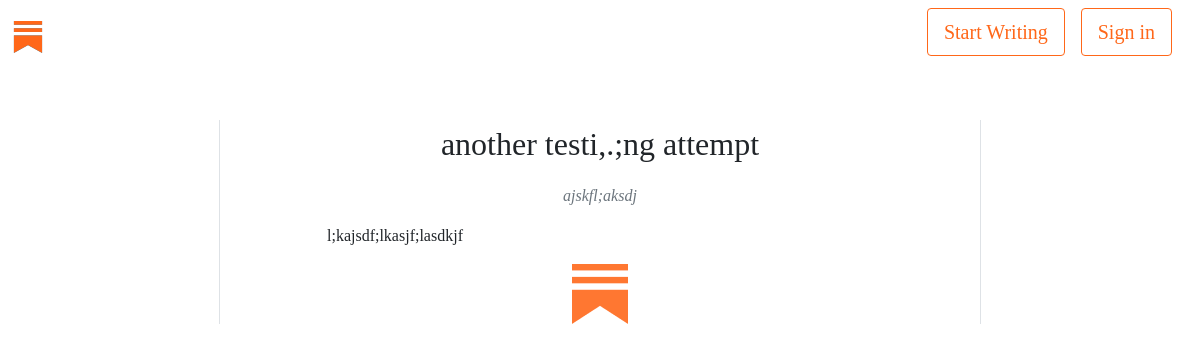
/articles/another-testing-attempt/, run on the app's committed database.
### articles/models.py (models this page shows, shortened)
class Article(models.Model):
    title =         models.CharField(max_length=200)
    description =   models.CharField(max_length = 150)
    body =          RichTextUploadingField(blank = True, null=True)
    slug =          models.SlugField()
    date =          models.DateTimeField(auto_now_add = True)
    last_edited =   models.DateTimeField(auto_now = True)
    thumbnail =     models.ImageField(default='logo.png', blank = True)
    topicslist = [
        ("Business","Business"),
        ("Culinary", "Culinary"),
        ("Culture", "Culture"),
        ("Health", "Health"),
        ("Literature", "Literature"),
        ("Other", "Other"),
        ("Politics", "Politics"),
        ("Sports", "Sports"),
    ]
    topic =         models.CharField(max_length=30, null=True, blank=True, choices=topicslist)
    author =        models.ForeignKey(SubstackUser,  null=True, blank=True, on_delete=models.CASCADE)
    views =         models.IntegerField(default=0)
    is_draft =      models.BooleanField(default=False)
    REQUIRED_FIELDS = ['title',]
    def udpate_views(self):
        self.views = self.views + 1
        self.save()
        return self.views

### articles/views.py (the view)
# urls.py: re_path(r'^(?P<slug>[\w-]+)/$', views.full_article, name='full'),
def full_article(request, slug):
    article = Article.objects.get(slug= slug)
    article.udpate_views()
    return render(request, "articles/full_article.html" , context = { 'article' : article } )

### articles/templates/articles/full_article.html (shortened to what this page needs)
{% extends 'default.html' %}
{% load static %}
{% block customcss %} <link rel="stylesheet" href="{% static 'styles.css' %}"> {% endblock customcss %}
{% block content %}
{% include 'snippets/generalheader.html' %}
<div class="container">
    <div class="row">
        <div class="col-2 border-end my-5 "></div>
        <div class="col-1 "></div>
            <div class="col-6 d-inline-block my-5">
                <p class="text-center  lead fs-2">{{ article.title }}</p>
                <p class="fst-italic text-muted text-center" >{{ article.description }}</p>
                <p> {{ article.body|safe}}</p>
                <div class="d-flex justify-content-center">
                    <a href="{% url 'homepage' %}"> <img src="{{article.thumbnail.url}}"></a>
            </div></div>
        <div class="col-1 "></div>
        <div class="col-2 border-start my-5">
        </div>
</div>
</div>
{% endblock %}

### assets/styles.css (style rules this page uses)
* { font-family: Cahuenga; }

### data on the page
Article: title "another testi,.;ng attempt", description "ajskfl;aksdj", body "l;kajsdf;lkasjf;lasdkjf", thumbnail (picture)
